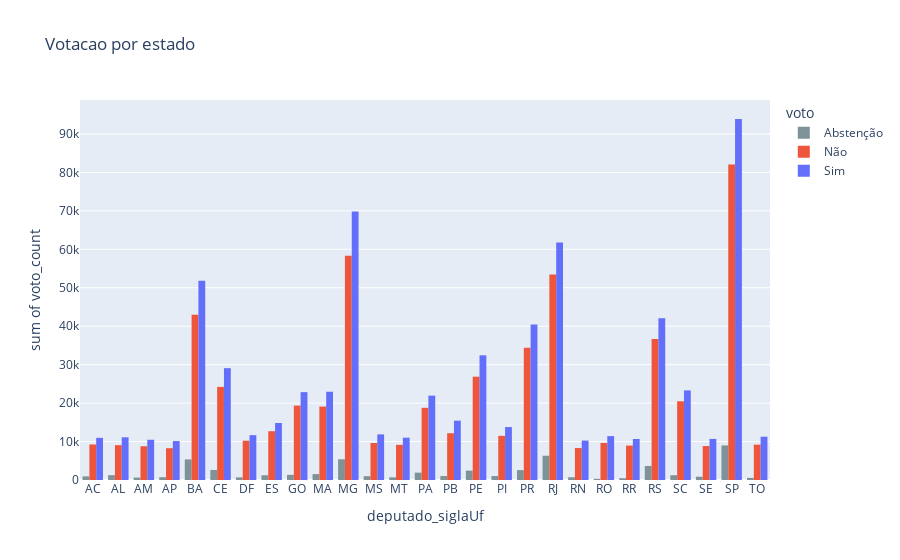

Notebook source saved alongside this figure:
### Code cell
fig = px.histogram(
    estados_df,
    title="Votacao por estado",
    x="deputado_siglaUf",
    y="voto_count",
    color="voto",
    color_discrete_map={
        "Sim": 'rgb(99, 110, 250)',
        "Não": 'rgb(239, 85, 59)',
        "Abstenção": 'rgb(125, 147, 152)'
    },
    barmode="group",
)

fig.show()

### Figure 1 — Plotly figure (JSON) as saved in the notebook; plotly's stock layout.template omitted (floating-point values rounded to 4 significant figures)
{"data": [{"alignmentgroup": "True", "bingroup": "x", "histfunc": "sum", "hovertemplate": "voto=Abstenção<br>deputado_siglaUf=%{x}<br>sum of voto_count=%{y}<extra></extra>", "legendgroup": "Abstenção", "marker": {"color": "rgb(125, 147, 152)", "pattern": {"shape": ""}}, "name": "Abstenção", "offsetgroup": "Abstenção", "orientation": "v", "showlegend": true, "type": "histogram", "x": ["AC", "AL", "AM", "AP", "BA", "CE", "DF", "ES", "GO", "MA", "MG", "MS", "MT", "PA", "PB", "PE", "PI", "PR", "RJ", "RN", "RO", "RR", "RS", "SC", "SE", "SP", "TO"], "xaxis": "x", "y": [948, 1260, 632, 722, 5356, 2617, 688, 1225, 1343, 1526, 5387, 992, 689, 1912, 1027, 2437, 1027, 2569, 6318, 710, 314, 468, 3652, 1240, 854, 8990, 549], "yaxis": "y"}, {"alignmentgroup": "True", "bingroup": "x", "histfunc": "sum", "hovertemplate": "voto=Não<br>deputado_siglaUf=%{x}<br>sum of voto_count=%{y}<extra></extra>", "legendgroup": "Não", "marker": {"color": "rgb(239, 85, 59)", "pattern": {"shape": ""}}, "name": "Não", "offsetgroup": "Não", "orientation": "v", "showlegend": true, "type": "histogram", "x": ["AC", "AL", "AM", "AP", "BA", "CE", "DF", "ES", "GO", "MA", "MG", "MS", "MT", "PA", "PB", "PE", "PI", "PR", "RJ", "RN", "RO", "RR", "RS", "SC", "SE", "SP", "TO"], "xaxis": "x", "y": [9239, 9060, 8778, 8273, 42973, 24217, 10216, 12694, 19354, 19100, 58358, 9633, 9148, 18772, 12169, 26873, 11491, 34401, 53483, 8309, 9642, 8956, 36689, 20474, 8833, 82083, 9196], "yaxis": "y"}, {"alignmentgroup": "True", "bingroup": "x", "histfunc": "sum", "hovertemplate": "voto=Sim<br>deputado_siglaUf=%{x}<br>sum of voto_count=%{y}<extra></extra>", "legendgroup": "Sim", "marker": {"color": "rgb(99, 110, 250)", "pattern": {"shape": ""}}, "name": "Sim", "offsetgroup": "Sim", "orientation": "v", "showlegend": true, "type": "histogram", "x": ["AC", "AL", "AM", "AP", "BA", "CE", "DF", "ES", "GO", "MA", "MG", "MS", "MT", "PA", "PB", "PE", "PI", "PR", "RJ", "RN", "RO", "RR", "RS", "SC", "SE", "SP", "TO"], "xaxis": "x", "y": [10965, 11113, 10469, 10135, 51835, 29087, 11660, 14834, 22855, 22958, 69816, 11868, 11008, 21946, 15437, 32436, 13773, 40425, 61758, 10254, 11414, 10665, 42051, 23306, 10687, 93905, 11268], "yaxis": "y"}], "layout": {"barmode": "group", "legend": {"title": {"text": "voto"}, "tracegroupgap": 0}, "title": {"text": "Votacao por estado"}, "xaxis": {"anchor": "y", "domain": [0, 1], "title": {"text": "deputado_siglaUf"}}, "yaxis": {"anchor": "x", "domain": [0, 1], "title": {"text": "sum of voto_count"}}}}
